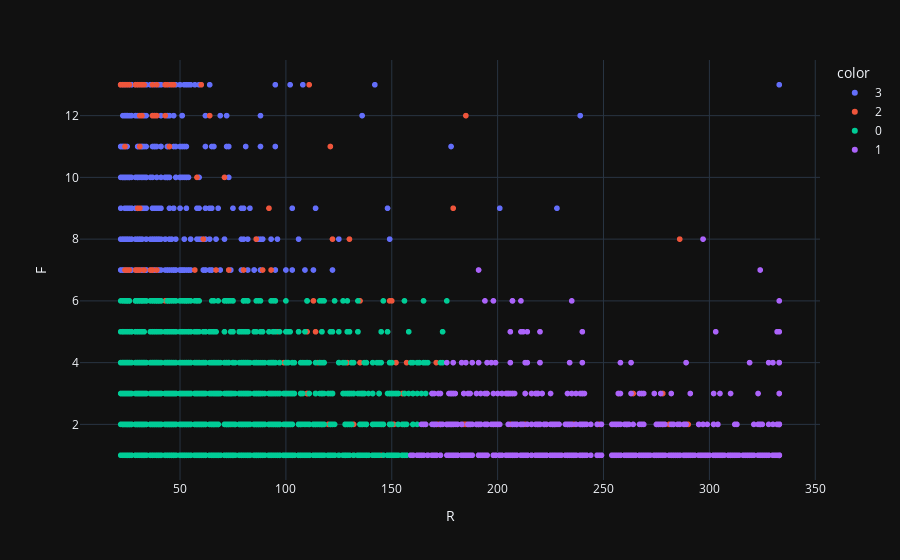

This figure's notebook cell:
### Code cell
px.scatter(df_rfm_clip, x='R', y='F', color=kmeans_labels.astype(str), template='plotly_dark')

### Figure 1 — Plotly figure (JSON) as saved in the notebook; plotly's stock layout.template omitted (floating-point values rounded to 4 significant figures; data arrays with more than 128 entries replaced by an {"elided": "..."} marker saying what was removed)
{"data": [{"hovertemplate": "color=3<br>R=%{x}<br>F=%{y}<extra></extra>", "legendgroup": "3", "marker": {"color": "#636efa", "symbol": "circle"}, "mode": "markers", "name": "3", "showlegend": true, "type": "scattergl", "x": {"elided": "617 int values"}, "xaxis": "x", "y": {"elided": "617 int values"}, "yaxis": "y"}, {"hovertemplate": "color=2<br>R=%{x}<br>F=%{y}<extra></extra>", "legendgroup": "2", "marker": {"color": "#EF553B", "symbol": "circle"}, "mode": "markers", "name": "2", "showlegend": true, "type": "scattergl", "x": {"elided": "398 int values"}, "xaxis": "x", "y": {"elided": "398 int values"}, "yaxis": "y"}, {"hovertemplate": "color=0<br>R=%{x}<br>F=%{y}<extra></extra>", "legendgroup": "0", "marker": {"color": "#00cc96", "symbol": "circle"}, "mode": "markers", "name": "0", "showlegend": true, "type": "scattergl", "x": {"elided": "2347 int values"}, "xaxis": "x", "y": {"elided": "2347 int values"}, "yaxis": "y"}, {"hovertemplate": "color=1<br>R=%{x}<br>F=%{y}<extra></extra>", "legendgroup": "1", "marker": {"color": "#ab63fa", "symbol": "circle"}, "mode": "markers", "name": "1", "showlegend": true, "type": "scattergl", "x": {"elided": "975 int values"}, "xaxis": "x", "y": {"elided": "975 int values"}, "yaxis": "y"}], "layout": {"legend": {"title": {"text": "color"}, "tracegroupgap": 0}, "margin": {"t": 60}, "xaxis": {"anchor": "y", "domain": [0, 1], "title": {"text": "R"}}, "yaxis": {"anchor": "x", "domain": [0, 1], "title": {"text": "F"}}}}
